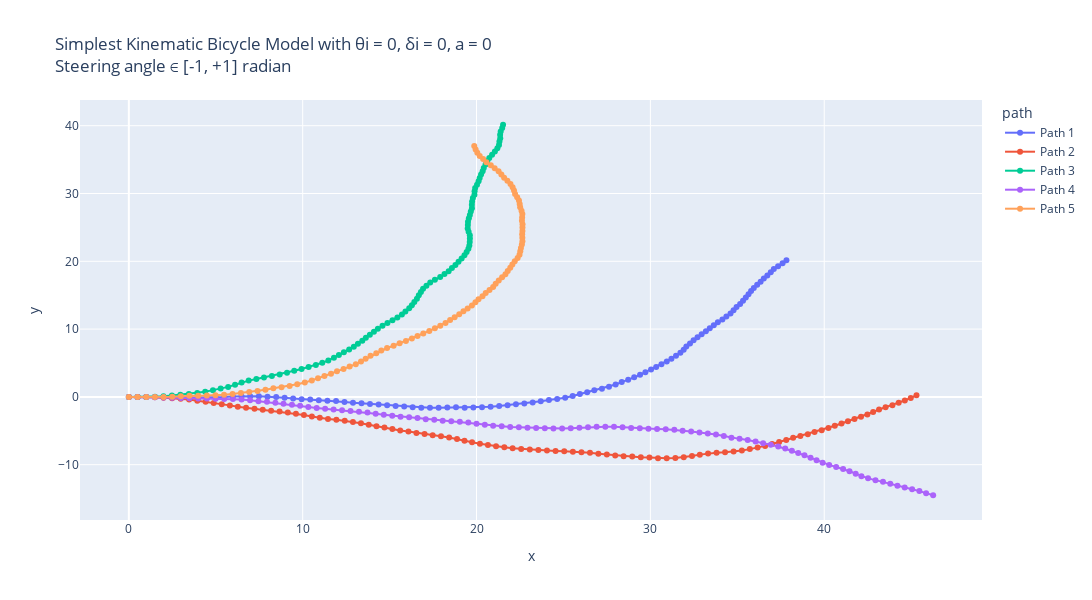

This figure's notebook cell:
### Markdown cell above
Simplest Kinematic Bicycle Model with θi = 0, δi = 0, a = 0 : 
Using simple_kinematic_bicycle_model so that always a fwd motion is observed i.e. keeping steering angle between -1 to +1 radians

### Code cell
# Making 5 possible trajectories
trajectories = []
for i in range(5):
    x_traj, y_traj, theta_init, delta_init, a_traj, v_traj = start_trajectory(theta_init=0.0, a_init=0.0, delta_init=0.0, v_init=5, mode="simple")
    trajectories.append((x_traj, y_traj, theta_init, delta_init, a_traj, v_traj))


# Create a DataFrame for plotting
data = []
for i, (x_traj, y_traj, theta_init, delta_init, a_traj, v_traj) in enumerate(trajectories):
    for x, y, v in zip(x_traj, y_traj, v_traj):
        data.append({"x": x, "y": y, "v": v, "path": f"Path {i+1}"})
df = pd.DataFrame(data)

# Create the plot
fig = px.line(df, x="x", y="y", color="path", custom_data=["v"], title="Simplest Kinematic Bicycle Model with θi = 0, δi = 0, a = 0 <br>Steering angle ∈ [-1, +1] radian", render_mode="svg")
# Add hover functionality
fig.update_traces(mode="markers+lines", hovertemplate="<br>".join([
    "v: %{customdata[0]:.2f}",
    "x: %{x:.2f}",
    "y: %{y:.2f}"
]))
fig.update_layout(height=600,width=1130)
fig.show()

# Using plt :
plt.figure(figsize=(15, 6))
for i, (x_traj, y_traj, θi, δi, a_traj, v_traj) in enumerate(trajectories):
    # Model built such that a remains same inside; can be randomised by using a random statement.
    # print(x_traj,"\n", y_traj)
    plt.plot(x_traj, y_traj, label=f"Path {i+1}", alpha = 0.7)
plt.xlabel("x [m]")
plt.ylabel("y [m]")
plt.grid("True")
plt.title("Simplest Kinematic Bicycle Model with θi = 0, δi = 0, a = 0 \n Steering angle ∈ [-1, +1]")
plt.legend()
plt.show()

# Using plt to show the velocity variation w.r.t. time :
dt = 0.1  # Time step
t_end = 10  # 10 seconds
t = np.arange(0, t_end + dt, dt)

plt.figure(figsize=(15, 6))
for i, (x_traj, y_traj, θi, δi, a_traj, v_traj) in enumerate(trajectories):
    # Model built such that a remains same inside; can be randomised by using a random statement.
    # print(x_traj,"\n", y_traj)
    plt.plot(t, v_traj, label=f"Path {i+1}", alpha = 0.7)
plt.ylabel("v [m/s]")
plt.xlabel("t [s]")
plt.grid("True")
plt.title("Velocity variation w.r.t. time")
plt.legend()
plt.show()

### Figure 1 — Plotly figure (JSON) as saved in the notebook; plotly's stock layout.template omitted (floating-point values rounded to 4 significant figures)
{"data": [{"customdata": [[5], [5], [5], [5], [5], [5], [5], [5], [5], [5], [5], [5], [5], [5], [5], [5], [5], [5], [5], [5], [5], [5], [5], [5], [5], [5], [5], [5], [5], [5], [5], [5], [5], [5], [5], [5], [5], [5], [5], [5], [5], [5], [5], [5], [5], [5], [5], [5], [5], [5], [5], [5], [5], [5], [5], [5], [5], [5], [5], [5], [5], [5], [5], [5], [5], [5], [5], [5], [5], [5], [5], [5], [5], [5], [5], [5], [5], [5], [5], [5], [5], [5], [5], [5], [5], [5], [5], [5], [5], [5], [5], [5], [5], [5], [5], [5], [5], [5], [5], [5], [5]], "hovertemplate": "v: %{customdata[0]:.2f}<br>x: %{x:.2f}<br>y: %{y:.2f}", "legendgroup": "Path 1", "line": {"color": "#636efa", "dash": "solid"}, "marker": {"symbol": "circle"}, "mode": "markers+lines", "name": "Path 1", "orientation": "v", "showlegend": true, "type": "scatter", "x": [0, 0.5, 1, 1.5, 1.998, 2.497, 2.995, 3.494, 3.994, 4.494, 4.994, 5.488, 5.982, 6.481, 6.981, 7.481, 7.977, 8.475, 8.961, 9.451, 9.939, 10.44, 10.93, 11.42, 11.92, 12.4, 12.89, 13.38, 13.87, 14.37, 14.86, 15.35, 15.84, 16.33, 16.82, 17.32, 17.82, 18.32, 18.82, 19.32, 19.82, 20.31, 20.81, 21.3, 21.79, 22.27, 22.75, 23.23, 23.69, 24.16, 24.64, 25.1, 25.53, 25.94, 26.36, 26.77, 27.21, 27.62, 28.0, 28.35, 28.72, 29.07, 29.41, 29.71, 30.04, 30.33, 30.64, 30.94, 31.21, 31.47, 31.73, 31.92, 32.07, 32.28, 32.48, 32.71, 32.95, 33.19, 33.42, 33.65, 33.88, 34.14, 34.37, 34.61, 34.78, 34.96, 35.16, 35.33, 35.49, 35.64, 35.79, 35.95, 36.14, 36.34, 36.52, 36.73, 36.92, 37.1, 37.34, 37.6, 37.83], "xaxis": "x", "y": [0, 0, 0, -0.01631, -0.05449, -0.09464, -0.1397, -0.1247, -0.1277, -0.1236, -0.09828, -0.02117, 0.05231, 0.0864, 0.1006, 0.08635, 0.02582, -0.02211, -0.1391, -0.2391, -0.3462, -0.399, -0.4873, -0.5618, -0.6184, -0.7417, -0.8536, -0.9468, -1.049, -1.129, -1.225, -1.329, -1.421, -1.52, -1.597, -1.618, -1.59, -1.575, -1.547, -1.586, -1.568, -1.522, -1.443, -1.358, -1.234, -1.096, -0.9652, -0.8298, -0.6451, -0.4731, -0.3128, -0.1215, 0.1353, 0.4128, 0.6856, 0.9726, 1.213, 1.504, 1.826, 2.182, 2.516, 2.878, 3.247, 3.642, 4.021, 4.425, 4.823, 5.218, 5.64, 6.066, 6.497, 6.96, 7.436, 7.89, 8.345, 8.791, 9.231, 9.668, 10.11, 10.56, 11.0, 11.43, 11.87, 12.31, 12.78, 13.25, 13.7, 14.18, 14.65, 15.12, 15.6, 16.08, 16.54, 17.0, 17.46, 17.92, 18.38, 18.85, 19.28, 19.71, 20.16], "yaxis": "y"}, {"customdata": [[5], [5], [5], [5], [5], [5], [5], [5], [5], [5], [5], [5], [5], [5], [5], [5], [5], [5], [5], [5], [5], [5], [5], [5], [5], [5], [5], [5], [5], [5], [5], [5], [5], [5], [5], [5], [5], [5], [5], [5], [5], [5], [5], [5], [5], [5], [5], [5], [5], [5], [5], [5], [5], [5], [5], [5], [5], [5], [5], [5], [5], [5], [5], [5], [5], [5], [5], [5], [5], [5], [5], [5], [5], [5], [5], [5], [5], [5], [5], [5], [5], [5], [5], [5], [5], [5], [5], [5], [5], [5], [5], [5], [5], [5], [5], [5], [5], [5], [5], [5], [5]], "hovertemplate": "v: %{customdata[0]:.2f}<br>x: %{x:.2f}<br>y: %{y:.2f}", "legendgroup": "Path 2", "line": {"color": "#EF553B", "dash": "solid"}, "marker": {"symbol": "circle"}, "mode": "markers+lines", "name": "Path 2", "orientation": "v", "showlegend": true, "type": "scatter", "x": [0, 0.5, 1, 1.497, 1.992, 2.488, 2.98, 3.468, 3.939, 4.415, 4.88, 5.345, 5.812, 6.267, 6.743, 7.228, 7.701, 8.184, 8.669, 9.143, 9.61, 10.07, 10.53, 10.98, 11.45, 11.94, 12.42, 12.89, 13.35, 13.8, 14.24, 14.7, 15.16, 15.61, 16.08, 16.54, 17.01, 17.48, 17.95, 18.42, 18.88, 19.31, 19.74, 20.19, 20.66, 21.12, 21.6, 22.08, 22.57, 23.06, 23.56, 24.05, 24.55, 25.04, 25.54, 26.03, 26.53, 27.01, 27.5, 27.98, 28.46, 28.96, 29.45, 29.95, 30.44, 30.94, 31.44, 31.92, 32.39, 32.84, 33.32, 33.81, 34.3, 34.79, 35.26, 35.72, 36.17, 36.6, 37.01, 37.41, 37.81, 38.21, 38.63, 39.06, 39.44, 39.85, 40.24, 40.61, 40.99, 41.36, 41.74, 42.12, 42.48, 42.81, 43.15, 43.53, 43.92, 44.28, 44.63, 44.98, 45.31], "xaxis": "x", "y": [0, 0, 0, -0.05019, -0.1215, -0.1898, -0.2746, -0.3867, -0.5538, -0.7078, -0.89, -1.074, -1.254, -1.459, -1.615, -1.735, -1.898, -2.027, -2.149, -2.307, -2.484, -2.682, -2.883, -3.088, -3.256, -3.38, -3.523, -3.69, -3.881, -4.105, -4.331, -4.533, -4.736, -4.953, -5.113, -5.312, -5.483, -5.665, -5.816, -5.99, -6.197, -6.455, -6.7, -6.911, -7.105, -7.288, -7.438, -7.582, -7.676, -7.743, -7.824, -7.901, -7.965, -8.019, -8.082, -8.153, -8.252, -8.382, -8.494, -8.629, -8.751, -8.811, -8.908, -8.958, -9.043, -9.07, -9.021, -8.901, -8.732, -8.518, -8.359, -8.249, -8.153, -8.062, -7.904, -7.705, -7.481, -7.228, -6.938, -6.639, -6.349, -6.046, -5.766, -5.51, -5.195, -4.91, -4.593, -4.253, -3.933, -3.597, -3.268, -2.94, -2.6, -2.224, -1.859, -1.528, -1.218, -0.8723, -0.5168, -0.1523, 0.2242], "yaxis": "y"}, {"customdata": [[5], [5], [5], [5], [5], [5], [5], [5], [5], [5], [5], [5], [5], [5], [5], [5], [5], [5], [5], [5], [5], [5], [5], [5], [5], [5], [5], [5], [5], [5], [5], [5], [5], [5], [5], [5], [5], [5], [5], [5], [5], [5], [5], [5], [5], [5], [5], [5], [5], [5], [5], [5], [5], [5], [5], [5], [5], [5], [5], [5], [5], [5], [5], [5], [5], [5], [5], [5], [5], [5], [5], [5], [5], [5], [5], [5], [5], [5], [5], [5], [5], [5], [5], [5], [5], [5], [5], [5], [5], [5], [5], [5], [5], [5], [5], [5], [5], [5], [5], [5], [5]], "hovertemplate": "v: %{customdata[0]:.2f}<br>x: %{x:.2f}<br>y: %{y:.2f}", "legendgroup": "Path 3", "line": {"color": "#00cc96", "dash": "solid"}, "marker": {"symbol": "circle"}, "mode": "markers+lines", "name": "Path 3", "orientation": "v", "showlegend": true, "type": "scatter", "x": [0, 0.5, 1, 1.5, 1.995, 2.478, 2.964, 3.452, 3.934, 4.391, 4.837, 5.282, 5.713, 6.109, 6.487, 6.894, 7.334, 7.773, 8.228, 8.676, 9.097, 9.512, 9.935, 10.34, 10.76, 11.13, 11.47, 11.8, 12.08, 12.37, 12.67, 12.94, 13.18, 13.43, 13.63, 13.86, 14.1, 14.32, 14.59, 14.87, 15.16, 15.45, 15.71, 15.91, 16.13, 16.28, 16.42, 16.57, 16.68, 16.8, 16.92, 17.12, 17.34, 17.6, 17.91, 18.16, 18.39, 18.58, 18.79, 18.96, 19.14, 19.3, 19.43, 19.53, 19.59, 19.61, 19.62, 19.61, 19.54, 19.49, 19.5, 19.51, 19.56, 19.62, 19.67, 19.73, 19.73, 19.74, 19.79, 19.88, 19.89, 19.92, 20.03, 20.12, 20.18, 20.26, 20.35, 20.42, 20.52, 20.61, 20.73, 20.89, 21.05, 21.2, 21.29, 21.32, 21.36, 21.36, 21.39, 21.48, 21.52], "xaxis": "x", "y": [0, 0, 0, 0.006469, 0.07918, 0.2073, 0.3253, 0.4342, 0.5651, 0.7681, 0.9951, 1.224, 1.476, 1.781, 2.109, 2.399, 2.637, 2.876, 3.082, 3.305, 3.575, 3.854, 4.12, 4.41, 4.69, 5.024, 5.385, 5.768, 6.178, 6.588, 6.985, 7.407, 7.848, 8.28, 8.736, 9.179, 9.622, 10.07, 10.49, 10.9, 11.31, 11.72, 12.15, 12.61, 13.06, 13.53, 14.01, 14.49, 14.98, 15.46, 15.95, 16.41, 16.86, 17.28, 17.68, 18.11, 18.55, 19.01, 19.47, 19.94, 20.4, 20.88, 21.36, 21.85, 22.35, 22.85, 23.35, 23.85, 24.34, 24.84, 25.34, 25.84, 26.34, 26.83, 27.33, 27.83, 28.33, 28.83, 29.32, 29.82, 30.32, 30.82, 31.3, 31.8, 32.29, 32.79, 33.28, 33.77, 34.26, 34.75, 35.24, 35.71, 36.19, 36.66, 37.16, 37.66, 38.15, 38.65, 39.15, 39.64, 40.14], "yaxis": "y"}, {"customdata": [[5], [5], [5], [5], [5], [5], [5], [5], [5], [5], [5], [5], [5], [5], [5], [5], [5], [5], [5], [5], [5], [5], [5], [5], [5], [5], [5], [5], [5], [5], [5], [5], [5], [5], [5], [5], [5], [5], [5], [5], [5], [5], [5], [5], [5], [5], [5], [5], [5], [5], [5], [5], [5], [5], [5], [5], [5], [5], [5], [5], [5], [5], [5], [5], [5], [5], [5], [5], [5], [5], [5], [5], [5], [5], [5], [5], [5], [5], [5], [5], [5], [5], [5], [5], [5], [5], [5], [5], [5], [5], [5], [5], [5], [5], [5], [5], [5], [5], [5], [5], [5]], "hovertemplate": "v: %{customdata[0]:.2f}<br>x: %{x:.2f}<br>y: %{y:.2f}", "legendgroup": "Path 4", "line": {"color": "#ab63fa", "dash": "solid"}, "marker": {"symbol": "circle"}, "mode": "markers+lines", "name": "Path 4", "orientation": "v", "showlegend": true, "type": "scatter", "x": [0, 0.5, 1, 1.496, 1.994, 2.493, 2.992, 3.491, 3.99, 4.49, 4.99, 5.488, 5.988, 6.484, 6.972, 7.454, 7.944, 8.428, 8.896, 9.382, 9.854, 10.32, 10.8, 11.29, 11.78, 12.26, 12.75, 13.24, 13.73, 14.2, 14.66, 15.15, 15.63, 16.12, 16.6, 17.08, 17.57, 18.05, 18.55, 19.04, 19.53, 20.0, 20.47, 20.95, 21.45, 21.94, 22.43, 22.93, 23.43, 23.93, 24.42, 24.92, 25.42, 25.92, 26.41, 26.91, 27.41, 27.91, 28.4, 28.89, 29.39, 29.89, 30.38, 30.88, 31.38, 31.86, 32.34, 32.82, 33.3, 33.77, 34.22, 34.66, 35.13, 35.6, 36.05, 36.48, 36.92, 37.35, 37.76, 38.14, 38.5, 38.86, 39.21, 39.56, 39.91, 40.28, 40.69, 41.09, 41.45, 41.81, 42.14, 42.52, 42.95, 43.38, 43.8, 44.21, 44.63, 45.05, 45.47, 45.86, 46.26], "xaxis": "x", "y": [0, 0, 0, -0.05909, -0.1045, -0.145, -0.1692, -0.2015, -0.2285, -0.2437, -0.2636, -0.3048, -0.3288, -0.3882, -0.4986, -0.6307, -0.7296, -0.8557, -1.031, -1.147, -1.314, -1.482, -1.625, -1.739, -1.848, -1.97, -2.09, -2.199, -2.304, -2.471, -2.647, -2.766, -2.912, -3.001, -3.13, -3.284, -3.389, -3.508, -3.596, -3.683, -3.79, -3.954, -4.109, -4.25, -4.333, -4.436, -4.494, -4.544, -4.588, -4.615, -4.678, -4.674, -4.61, -4.546, -4.479, -4.423, -4.394, -4.404, -4.486, -4.576, -4.625, -4.689, -4.731, -4.783, -4.853, -4.998, -5.101, -5.243, -5.388, -5.554, -5.773, -6.013, -6.192, -6.366, -6.577, -6.826, -7.069, -7.321, -7.618, -7.94, -8.282, -8.627, -8.986, -9.346, -9.707, -10.03, -10.33, -10.63, -10.97, -11.32, -11.7, -12.02, -12.28, -12.54, -12.81, -13.09, -13.36, -13.63, -13.9, -14.22, -14.51], "yaxis": "y"}, {"customdata": [[5], [5], [5], [5], [5], [5], [5], [5], [5], [5], [5], [5], [5], [5], [5], [5], [5], [5], [5], [5], [5], [5], [5], [5], [5], [5], [5], [5], [5], [5], [5], [5], [5], [5], [5], [5], [5], [5], [5], [5], [5], [5], [5], [5], [5], [5], [5], [5], [5], [5], [5], [5], [5], [5], [5], [5], [5], [5], [5], [5], [5], [5], [5], [5], [5], [5], [5], [5], [5], [5], [5], [5], [5], [5], [5], [5], [5], [5], [5], [5], [5], [5], [5], [5], [5], [5], [5], [5], [5], [5], [5], [5], [5], [5], [5], [5], [5], [5], [5], [5], [5]], "hovertemplate": "v: %{customdata[0]:.2f}<br>x: %{x:.2f}<br>y: %{y:.2f}", "legendgroup": "Path 5", "line": {"color": "#FFA15A", "dash": "solid"}, "marker": {"symbol": "circle"}, "mode": "markers+lines", "name": "Path 5", "orientation": "v", "showlegend": true, "type": "scatter", "x": [0, 0.5, 1, 1.499, 1.999, 2.498, 2.991, 3.485, 3.985, 4.485, 4.983, 5.476, 5.964, 6.446, 6.924, 7.401, 7.857, 8.315, 8.783, 9.248, 9.686, 10.12, 10.52, 10.88, 11.25, 11.63, 11.97, 12.35, 12.7, 13.05, 13.35, 13.62, 13.9, 14.23, 14.52, 14.85, 15.23, 15.58, 15.94, 16.28, 16.6, 16.94, 17.28, 17.6, 17.91, 18.22, 18.48, 18.74, 19.0, 19.25, 19.49, 19.73, 19.93, 20.11, 20.34, 20.53, 20.75, 20.95, 21.1, 21.28, 21.47, 21.66, 21.79, 21.94, 22.06, 22.2, 22.36, 22.47, 22.52, 22.55, 22.61, 22.64, 22.63, 22.62, 22.64, 22.64, 22.65, 22.61, 22.62, 22.64, 22.59, 22.51, 22.48, 22.44, 22.34, 22.22, 22.16, 22.07, 21.95, 21.77, 21.59, 21.43, 21.27, 21.04, 20.82, 20.57, 20.38, 20.18, 20.05, 19.95, 19.87], "xaxis": "x", "y": [0, 0, 0, -0.02987, -0.02914, 0.006532, 0.08779, 0.1635, 0.1709, 0.1967, 0.232, 0.3185, 0.4249, 0.5592, 0.7073, 0.8547, 1.06, 1.262, 1.436, 1.62, 1.863, 2.109, 2.405, 2.755, 3.09, 3.42, 3.783, 4.108, 4.467, 4.819, 5.219, 5.642, 6.056, 6.431, 6.838, 7.212, 7.543, 7.903, 8.247, 8.611, 8.993, 9.365, 9.727, 10.11, 10.5, 10.9, 11.33, 11.75, 12.18, 12.61, 13.05, 13.49, 13.95, 14.41, 14.86, 15.32, 15.77, 16.23, 16.7, 17.17, 17.63, 18.1, 18.58, 19.06, 19.54, 20.02, 20.49, 20.98, 21.48, 21.98, 22.47, 22.97, 23.47, 23.97, 24.47, 24.97, 25.47, 25.97, 26.47, 26.97, 27.47, 27.96, 28.46, 28.96, 29.45, 29.94, 30.43, 30.93, 31.41, 31.88, 32.34, 32.82, 33.29, 33.74, 34.18, 34.61, 35.08, 35.54, 36.02, 36.51, 37.0], "yaxis": "y"}], "layout": {"height": 600, "legend": {"title": {"text": "path"}, "tracegroupgap": 0}, "title": {"text": "Simplest Kinematic Bicycle Model with θi = 0, δi = 0, a = 0 <br>Steering angle ∈ [-1, +1] radian"}, "width": 1130, "xaxis": {"anchor": "y", "domain": [0, 1], "title": {"text": "x"}}, "yaxis": {"anchor": "x", "domain": [0, 1], "title": {"text": "y"}}}}
